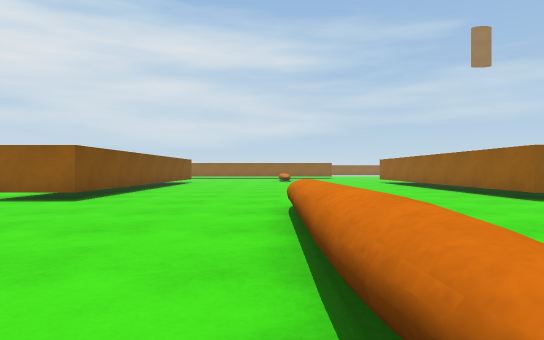
[1] (above)

24 first-person views from a walk through a Unity game level. The camera is 0.68 m above the floor, looks level and sees 75° across. The floor is counted in squares, 1 m on a side. Each view is taken from the middle of a square. On the plan, view 1 faces up. The plan holds only what a view shows up to about 10 squares ahead; the rest is blank. The place goes on beyond the plan. The player is left out. Surface patterns are stand-ins for the level's own textures.

[2]
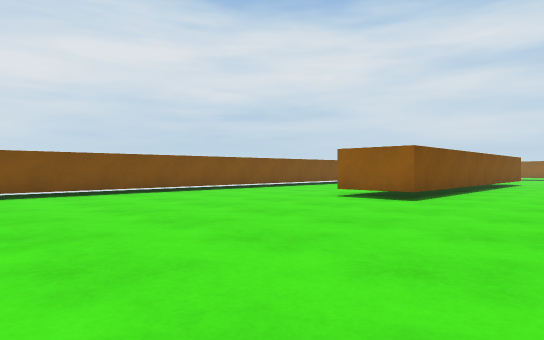

[3]
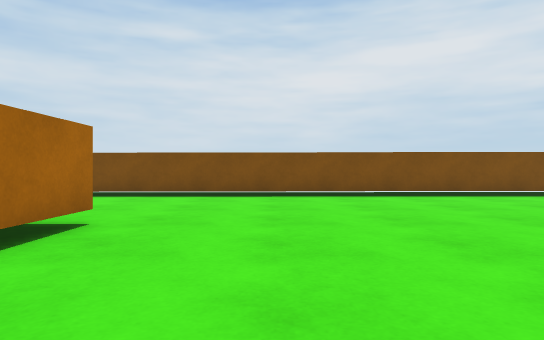

[4]
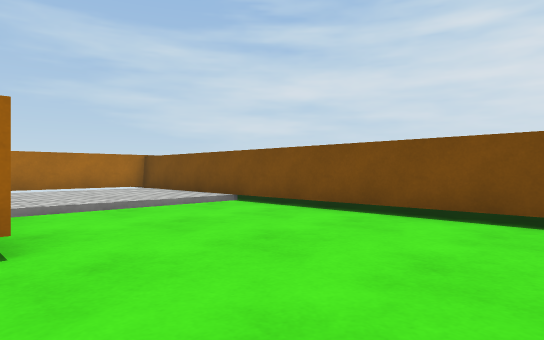

[5]
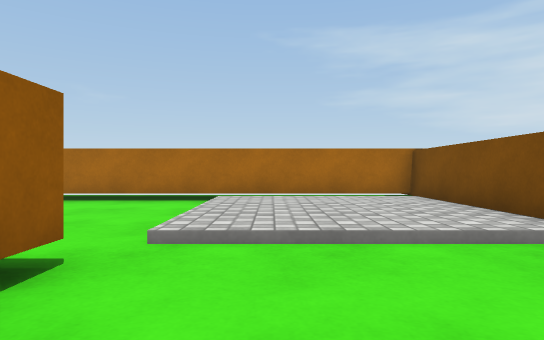

[6]
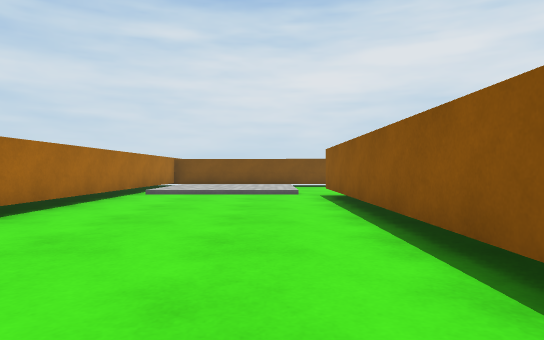

[7]
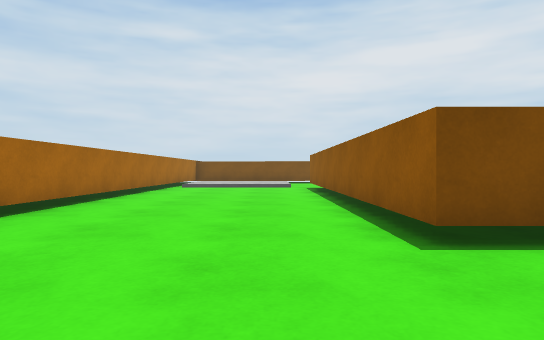

[8]
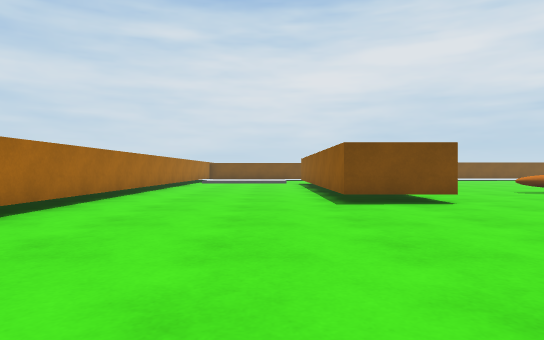

[9]
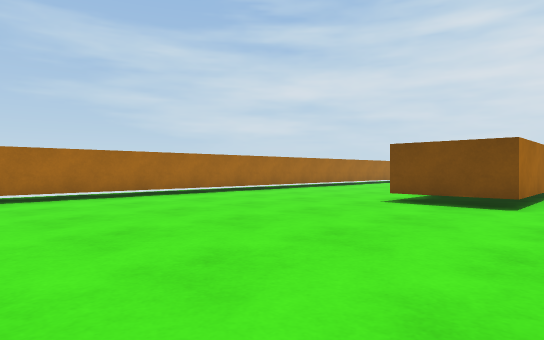

[10]
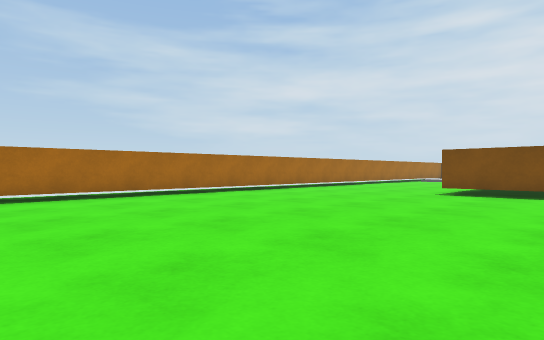

[11]
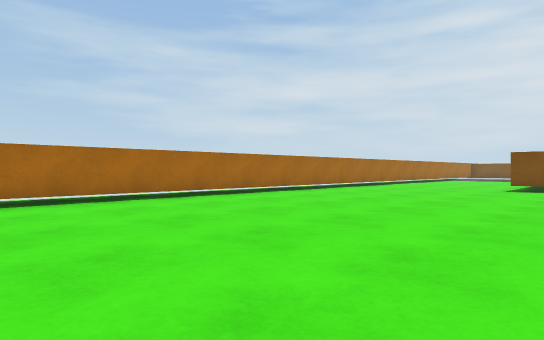

[12]
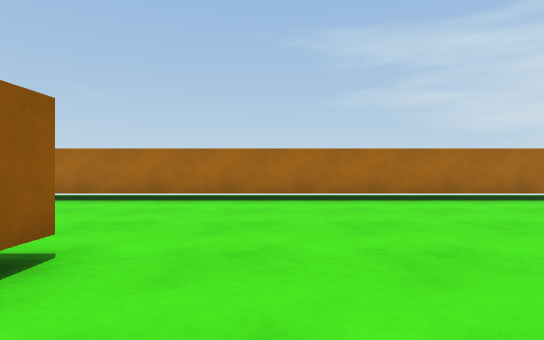

[13]
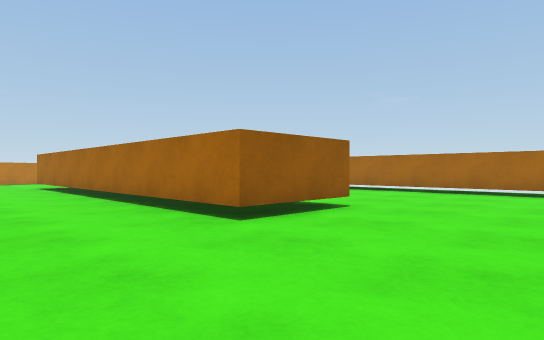

[14]
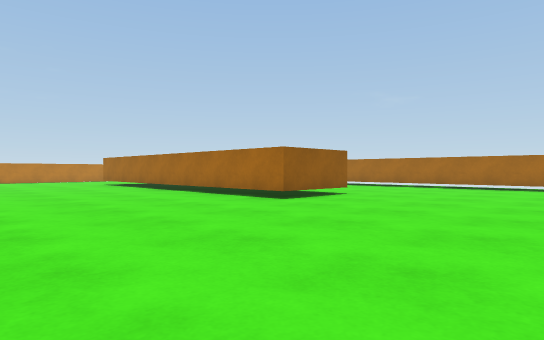

[15]
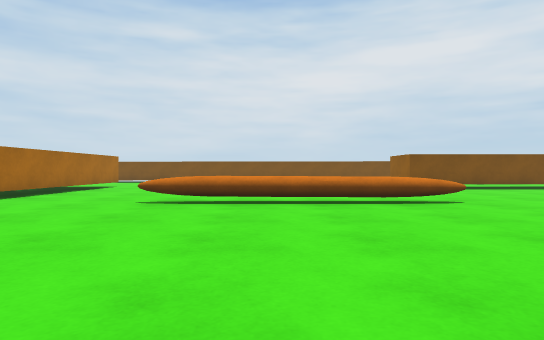

[16]
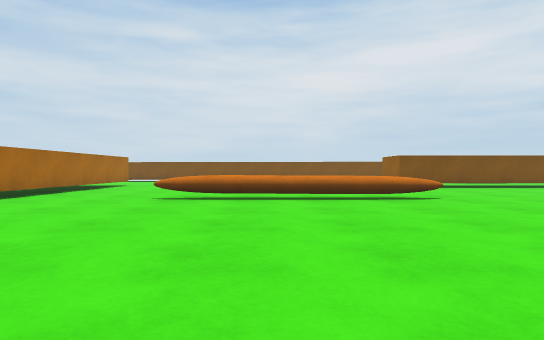

[17]
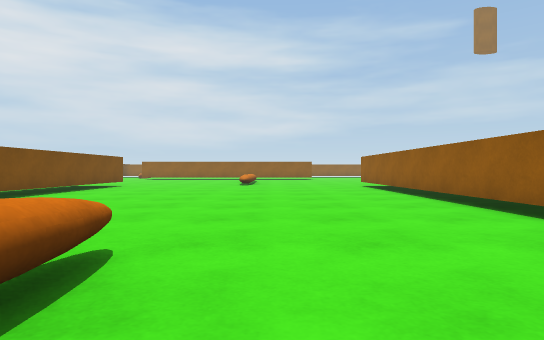

[18]
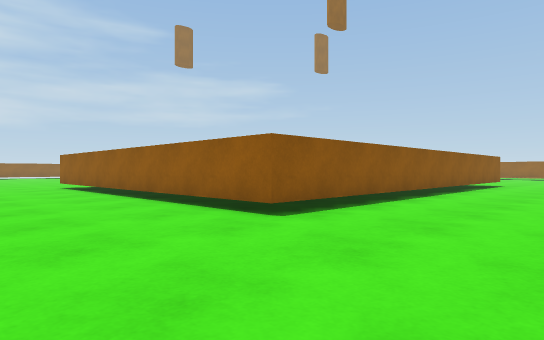

[19]
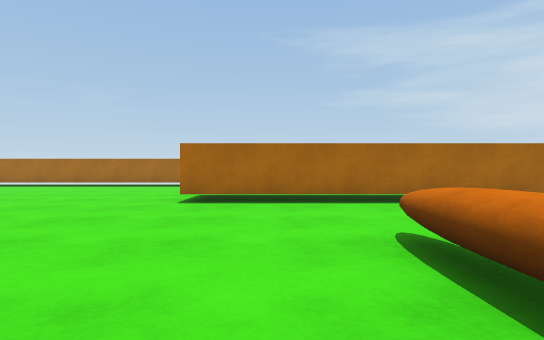

[20]
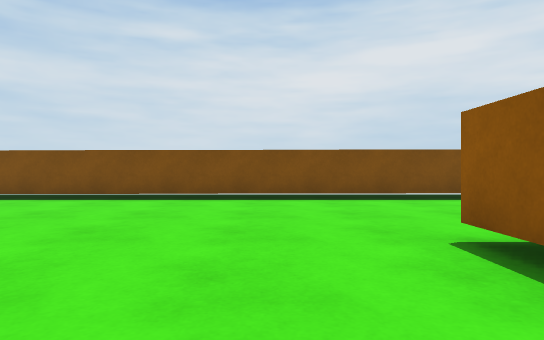

[21]
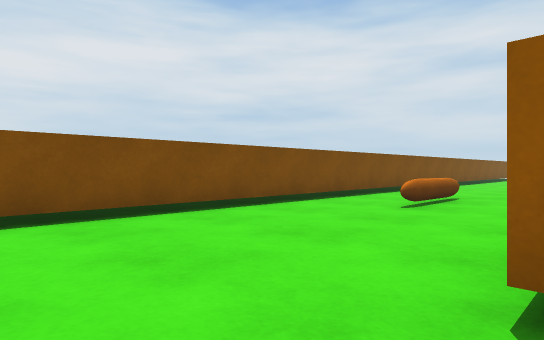

[22]
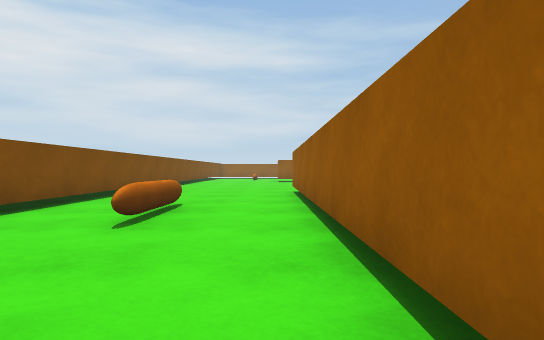

[23]
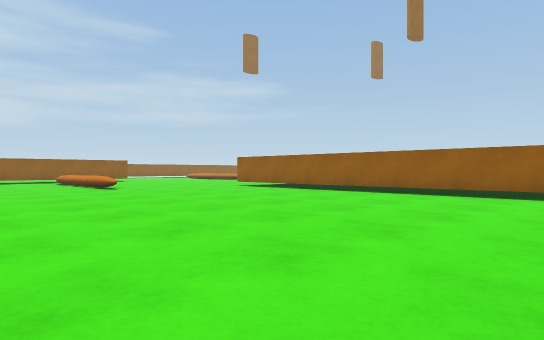

[24]
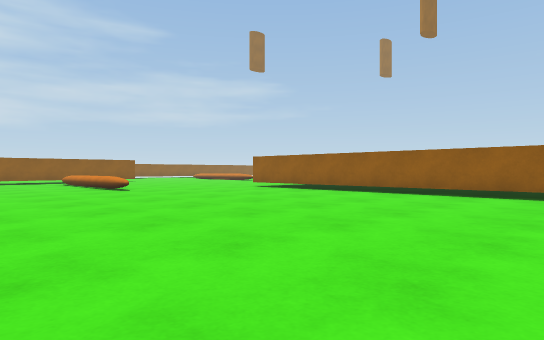

### Floor plan
Points are (right, up) in squares from view 1. A wall is a line through its corners. A room is listed if a view was taken in it or the views show most of it. See-through windows are left out.
Room 1 (views 1, 2, 3, 4, 5, 6, 7, 8, 9, 10, 11, 12, 13, 14, 15, 16, 17, 18, 19, 20, 21, 22, 23, 24)
walls: (12.4, 7.8) (5.7, 7.8) (5.7, 14.4); (20.7, -5.8) (20.7, -3.1) (28.1, -3.1); (-6.5, -3.3) (3.9, -3.3) (3.9, -5.6) (-6.4, -5.6) (-6.4, -4.9); (-6.4, 8.8) (-6.4, 14.5); (-4.3, 14) (-4.3, 7.8) (-6.4, 7.8); (-11.1, 14.5) (-11.1, -10.9) (23.9, -10.9)
low walls: (0.9, 1.5) (0.8, 0.6); (0.4, 0.5) (0.2, 1.5); (0.3, 1.3) (0.2, 5.7); (0.8, 6.3) (0.9, 0.9); (0.8, 6.6) (0.8, 6.2); (-8.7, 12.8) (-8.8, 12.2); (-8.7, 14.6) (-8.7, 12.4)

Positions as (right, up) in squares from view 1, and headings:
1: (0, 0), facing up
2: (-1, 0), facing up-left
3: (-2, -1), facing left
4: (-6, 0), facing down-left
5: (-8, -3), facing down
6: (3, -7), facing left
7: (7, -7), facing left
8: (11, -7), facing left
9: (11, -2), facing down-left
10: (14, -2), facing down-left
11: (17, -3), facing down-left
12: (19, -3), facing down
13: (17, 0), facing down-right
14: (15, 3), facing down-right
15: (8, 3), facing left
16: (9, 3), facing left
17: (2, 4), facing up
18: (2, 4), facing up-right
19: (2, 4), facing down
20: (-3, 6), facing left
21: (-6, 6), facing up-left
22: (-7, 8), facing up
23: (-4, 7), facing up-right
24: (-4, 8), facing up-right
